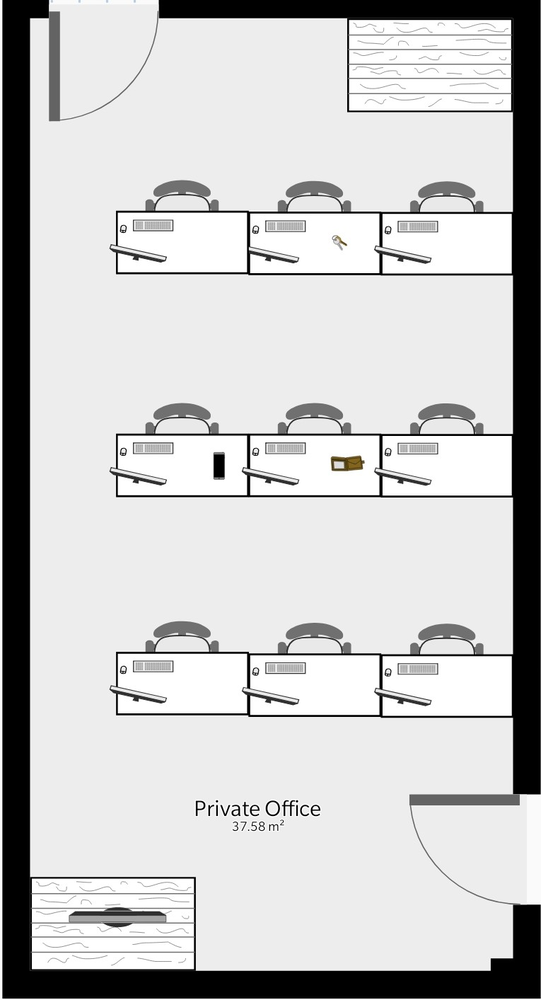
#> input picture assets/images/locations/main.png, 541 x 1000 px, shrunk from 765 x 1413 before the run
$ python draw_location_on_map.py
#> lines starting #> are read from the running program, lines starting #| are printed output that depends on the picture
from PIL import Image, ImageDraw, ImageFont


def draw_point(path_to_blank_map, x, y, output_path, point_size=20, color=(255, 0, 0), location_name="Generic Storage"):
    """
    Function to the location on the map.
    :param path_to_blank_map: String path to empty to map
    :param x: Int representing the x cord of the center of the point
    :param y: Int representing the y cord of the center of the point
    :param output_path: String representing the path to the output file
    :param point_size: Int representing the size of the point to be drawn
    :param color: Tuple representing the rgb color of the point.
    :param location_name: String representing the title to be added to the image
    :return: None
    """
#> called with path_to_blank_map = '../assets/images/locations/main.png', x = 100, y = 100, output_path = 'test.png', point_size = 20, color = (255, 0, 0), location_name = 'Generic Storage'
    map_image = Image.open(path_to_blank_map)
#> map_image is the input picture: PIL image 541x1000 RGB; mean R, G, B 199.2, 199.2, 199.2
    draw = ImageDraw.Draw(map_image)
    draw.ellipse((x, y, x + point_size, y + point_size), fill=color)
    font = ImageFont.truetype("/usr/share/texmf/fonts/opentype/public/tex-gyre/texgyreheroscn-regular.otf", 16)
    draw.text((10, 10), location_name, color, font=font)
    del draw
    map_image.save(output_path, "PNG")
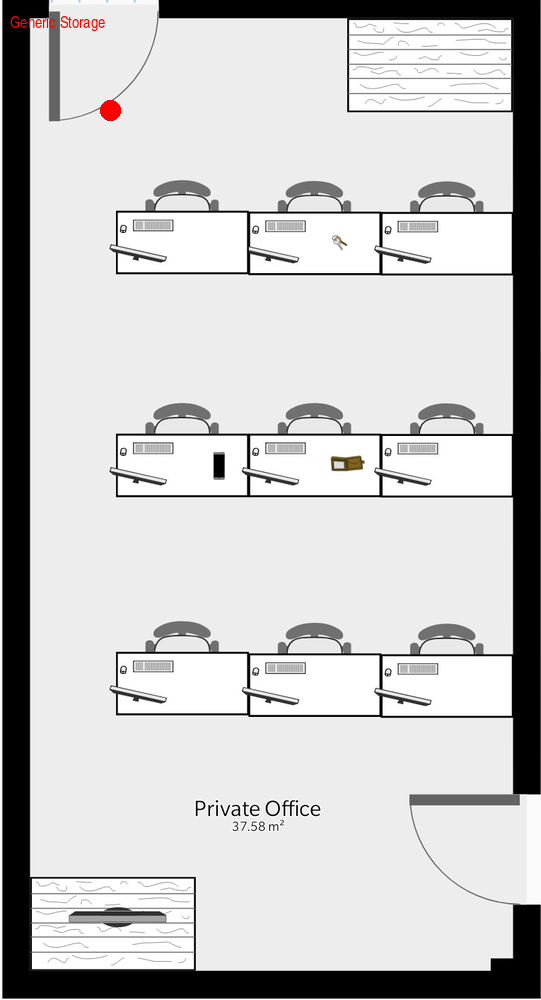
#> saved as test.png: PIL image 541x1000 RGB; mean R, G, B 199.3, 198.9, 198.9


if __name__ == "__main__":
    draw_point("../assets/images/locations/main.png", 100, 100, "test.png")
